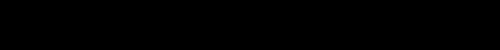
Frame 1 (no input)
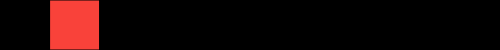
Frame 60 (no input)
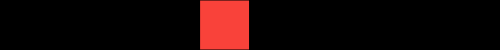
Frame 120 (the mouse pressed at the canvas centre since frame 60)

The p5.js sketch that drew these frames (run headless with seeded random() and noise() and a simulated clock; from frame 60 on, the mouse is pressed at the canvas centre):

// p5.js sketch
// ── sketch.js
let pixelRow = [];
let numberPixels = 10;
let pixelColor = [249, 66, 58];
let mainPixel = 0;

let width = 500;
let side = width / numberPixels;
function setup() {
  createCanvas(500, side);
  background(200);

  // put setup code here
  for (i = 0; i < numberPixels; i++) {
    pixelRow.push([0, 0, 0]);
  }

  console.log(pixelRow);

  // draw squares
  for (i = 0; i < numberPixels; i++) {
    let x0 = 0 + 50 * i;
    fill(pixelRow[i]);
    rect(x0, 0, side, side);
  }
}

function draw() {
  // put drawing code here
  if (frameCount % 24 == 0) {
    // every second, update the animation
    for (i = 0; i < numberPixels; i++) {
      if (i == mainPixel) {
        fill(pixelColor);
      } else {
        fill(pixelRow[i]);
      }
      let x0 = 0 + 50 * i;
      rect(x0, 0, side, side);
    }
    mainPixel += 1;
    if (mainPixel > numberPixels - 1) {
      mainPixel = 0;
    }
  }
}

function createPixels() {
  for (i = 0; i < numberPixels; i++) {
    let x0 = 0 + 50 * i;
    fill(pixelRow[i]);
    rect(x0, 0, side, side);
  }
}
